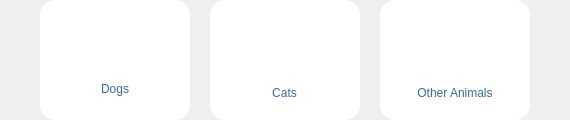
           <widget class="QWidget" name="widget_10" native="true">
            <layout class="QHBoxLayout" name="horizontalLayout_5">
             <property name="spacing">
              <number>0</number>
             </property>
             <property name="leftMargin">
              <number>0</number>
             </property>
             <property name="topMargin">
              <number>0</number>
             </property>
             <property name="rightMargin">
              <number>0</number>
             </property>
             <property name="bottomMargin">
              <number>0</number>
             </property>
             <item>
              <spacer name="horizontalSpacer_3">
               <property name="orientation">
                <enum>Qt::Horizontal</enum>
               </property>
               <property name="sizeHint" stdset="0">
                <size>
                 <width>40</width>
                 <height>20</height>
                </size>
               </property>
              </spacer>
             </item>
             <item>
              <widget class="QWidget" name="opt_dog" native="true">
               <property name="minimumSize">
                <size>
                 <width>150</width>
                 <height>120</height>
                </size>
               </property>
               <property name="maximumSize">
                <size>
                 <width>150</width>
                 <height>120</height>
                </size>
               </property>
               <property name="cursor">
                <cursorShape>PointingHandCursor</cursorShape>
               </property>
               <property name="styleSheet">
                <string notr="true">QWidget{
background-color: white;
border-radius: 15px;
}
QWidget:hover{
background-color: #C3BBAB;
border-radius: 15px;
}
</string>
               </property>
               <layout class="QVBoxLayout" name="verticalLayout_4">
                <property name="topMargin">
                 <number>20</number>
                </property>
                <property name="bottomMargin">
                 <number>20</number>
                </property>
                <item alignment="Qt::AlignHCenter">
                 <widget class="QPushButton" name="icon_dog">
                  <property name="minimumSize">
                   <size>
                    <width>100</width>
                    <height>50</height>
                   </size>
                  </property>
                  <property name="maximumSize">
                   <size>
                    <width>100</width>
                    <height>50</height>
                   </size>
                  </property>
                  <property name="styleSheet">
                   <string notr="true"> background-color: rgba(255, 0, 0, 0);</string>
                  </property>
                  <property name="text">
                   <string/>
                  </property>
                  <property name="icon">
                   <iconset>
                    <normaloff>../img/icons8-animal-44.png</normaloff>../img/icons8-animal-44.png</iconset>
                  </property>
                  <property name="iconSize">
                   <size>
                    <width>100</width>
                    <height>100</height>
                   </size>
                  </property>
                 </widget>
                </item>
                <item>
                 <widget class="QPushButton" name="btn_opt_dog">
                  <property name="styleSheet">
                   <string notr="true">color: #356a9c;
font: 600 16pt &quot;Bahnschrift&quot;;
 background-color: rgba(255, 0, 0, 0);</string>
                  </property>
                  <property name="text">
                   <string>Dogs</string>
                  </property>
                 </widget>
                </item>
               </layout>
              </widget>
             </item>
             <item>
              <spacer name="horizontalSpacer_5">
               <property name="orientation">
                <enum>Qt::Horizontal</enum>
               </property>
               <property name="sizeType">
                <enum>QSizePolicy::Fixed</enum>
               </property>
               <property name="sizeHint" stdset="0">
                <size>
                 <width>20</width>
                 <height>20</height>
                </size>
               </property>
              </spacer>
             </item>
             <item>
              <widget class="QWidget" name="opt_cat" native="true">
               <property name="minimumSize">
                <size>
                 <width>150</width>
                 <height>120</height>
                </size>
               </property>
               <property name="maximumSize">
                <size>
                 <width>150</width>
                 <height>120</height>
                </size>
               </property>
               <property name="cursor">
                <cursorShape>PointingHandCursor</cursorShape>
               </property>
               <property name="styleSheet">
                <string notr="true">QWidget{
background-color: white;
border-radius: 15px;
}
QWidget:hover{
background-color: #C3BBAB;
border-radius: 15px;
}
</string>
               </property>
               <layout class="QVBoxLayout" name="verticalLayout_5">
                <property name="topMargin">
                 <number>9</number>
                </property>
                <property name="bottomMargin">
                 <number>20</number>
                </property>
                <item alignment="Qt::AlignHCenter">
                 <widget class="QPushButton" name="icon_cat">
                  <property name="minimumSize">
                   <size>
                    <width>100</width>
                    <height>50</height>
                   </size>
                  </property>
                  <property name="maximumSize">
                   <size>
                    <width>100</width>
                    <height>100</height>
                   </size>
                  </property>
                  <property name="styleSheet">
                   <string notr="true"> background-color: rgba(255, 0, 0, 0);</string>
                  </property>
                  <property name="text">
                   <string/>
                  </property>
                  <property name="icon">
                   <iconset>
                    <normaloff>../img/icons8-cat-48.png</normaloff>../img/icons8-cat-48.png</iconset>
                  </property>
                  <property name="iconSize">
                   <size>
                    <width>80</width>
                    <height>80</height>
                   </size>
                  </property>
                 </widget>
                </item>
                <item alignment="Qt::AlignHCenter">
                 <widget class="QPushButton" name="btn_opt_cat">
                  <property name="styleSheet">
                   <string notr="true">color: #356a9c;
font: 600 16pt &quot;Bahnschrift&quot;;
background-color: rgba(255, 0, 0, 0);</string>
                  </property>
                  <property name="text">
                   <string>Cats</string>
                  </property>
                 </widget>
                </item>
               </layout>
              </widget>
             </item>
             <item>
              <spacer name="horizontalSpacer_6">
               <property name="orientation">
                <enum>Qt::Horizontal</enum>
               </property>
               <property name="sizeType">
                <enum>QSizePolicy::Fixed</enum>
               </property>
               <property name="sizeHint" stdset="0">
                <size>
                 <width>20</width>
                 <height>20</height>
                </size>
               </property>
              </spacer>
             </item>
             <item>
              <widget class="QWidget" name="opt_other" native="true">
               <property name="minimumSize">
                <size>
                 <width>150</width>
                 <height>120</height>
                </size>
               </property>
               <property name="maximumSize">
                <size>
                 <width>150</width>
                 <height>120</height>
                </size>
               </property>
               <property name="cursor">
                <cursorShape>PointingHandCursor</cursorShape>
               </property>
               <property name="styleSheet">
                <string notr="true">QWidget{
background-color: white;
border-radius: 15px;
}
QWidget:hover{
background-color: #C3BBAB;
border-radius: 15px;
}
</string>
               </property>
               <layout class="QVBoxLayout" name="verticalLayout_6">
                <property name="topMargin">
                 <number>20</number>
                </property>
                <property name="bottomMargin">
                 <number>20</number>
                </property>
                <item alignment="Qt::AlignHCenter">
                 <widget class="QPushButton" name="icon_other">
                  <property name="minimumSize">
                   <size>
                    <width>100</width>
                    <height>50</height>
                   </size>
                  </property>
                  <property name="maximumSize">
                   <size>
                    <width>100</width>
                    <height>100</height>
                   </size>
                  </property>
                  <property name="styleSheet">
                   <string notr="true"> background-color: rgba(255, 0, 0, 0);</string>
                  </property>
                  <property name="text">
                   <string/>
                  </property>
                  <property name="icon">
                   <iconset>
                    <normaloff>../img/icons8-animal-shelter-50.png</normaloff>../img/icons8-animal-shelter-50.png</iconset>
                  </property>
                  <property name="iconSize">
                   <size>
                    <width>100</width>
                    <height>100</height>
                   </size>
                  </property>
                 </widget>
                </item>
                <item>
                 <widget class="QPushButton" name="btn_opt_other">
                  <property name="styleSheet">
                   <string notr="true">color: #356a9c;
font: 600 15pt &quot;Bahnschrift&quot;;
 background-color: rgba(255, 0, 0, 0);</string>
                  </property>
                  <property name="text">
                   <string>Other Animals</string>
                  </property>
                 </widget>
                </item>
               </layout>
              </widget>
             </item>
             <item>
              <spacer name="horizontalSpacer_4">
               <property name="orientation">
                <enum>Qt::Horizontal</enum>
               </property>
               <property name="sizeHint" stdset="0">
                <size>
                 <width>40</width>
                 <height>20</height>
                </size>
               </property>
              </spacer>
             </item>
            </layout>
           </widget>
